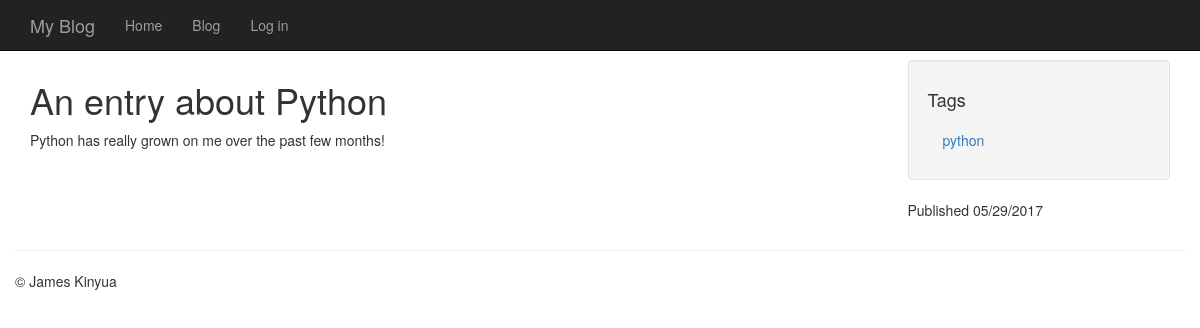
Page /entries/an-entry-about-python/ on the committed database.
### models.py (models this page shows, shortened)
class Entry(db.Model):
    STATUS_PUBLIC = 0
    STATUS_DRAFT = 1
    STATUS_DELETED = 2
    id = db.Column(db.Integer, primary_key=True)
    title = db.Column(db.String(100))
    slug = db.Column(db.String(100), unique=True)
    body = db.Column(db.Text)
    status = db.Column(db.SmallInteger, default=STATUS_PUBLIC)
    created_timestamp = db.Column(db.DateTime, default=datetime.datetime.now)
    modified_timestamp = db.Column(db.DateTime, default=datetime.datetime.now,
                                   onupdate=datetime.datetime.now)
    author_id = db.Column(db.Integer, db.ForeignKey('user.id'))
    tags = db.relationship('Tag', secondary=entry_tags,
                           backref=db.backref('entries', lazy='dynamic'))
    comments = db.relationship('Comment', backref='entry', lazy='dynamic')

class Tag(db.Model):
    id = db.Column(db.Integer, primary_key=True)
    name = db.Column(db.String(64))
    slug = db.Column(db.String(64), unique=True)

### entries/blueprint.py (the view)
@entries.route('/<slug>/')
def detail(slug):
    entry = get_entry_or_404(slug)
    return render_template('entries/detail.html', entry=entry)

### app.py (called while the page is built)
@app.before_request
def before_request():
    g.user = current_user

### entries/blueprint.py (called while the page is built)
def get_entry_or_404(slug, author=None):
    query = Entry.query.filter(Entry.slug == slug)
    if author:
        query = query.filter(Entry.author == author)
    else:
        query = filter_status_by_user(query)
    return query.first_or_404()

def filter_status_by_user(query):
    if not g.user.is_authenticated:
        query = query.filter(Entry.status == Entry.STATUS_PUBLIC)
    else:
        query = query.filter(
            (Entry.status == Entry.STATUS_PUBLIC)|
            ((Entry.author == g.user) &
             (Entry.status != Entry.STATUS_DELETED))
        )
    return query

### entries/templates/entries/detail.html (shortened to what this page needs)
{% extends "base.html" %}
{% block content_title %}{{ entry.title }}{% endblock %}
{% block sidebar %}
	<ul class="well nav nav-list">
		<li><h4>Tags</h4></li>
		{% for tag in entry.tags %}
			<li><a href="{{ url_for('entries.tag_detail', slug=tag.slug) }}">{{ tag.name }}</a></li>
		{% endfor %}
	</ul>
	<p>Published {{ entry.created_timestamp.strftime('%m/%d/%Y') }}</p>
{% endblock %}
{% block content %}
	{{ entry.body }}
{% endblock %}

### templates/base.html (style rules this page uses)
body { padding-top: 60px; }

### rows in the picture
Entry: title "An entry about Python", body "Python has really grown on me over the past few months!", created_timestamp "05/29/2017"
Tag: name "python"
